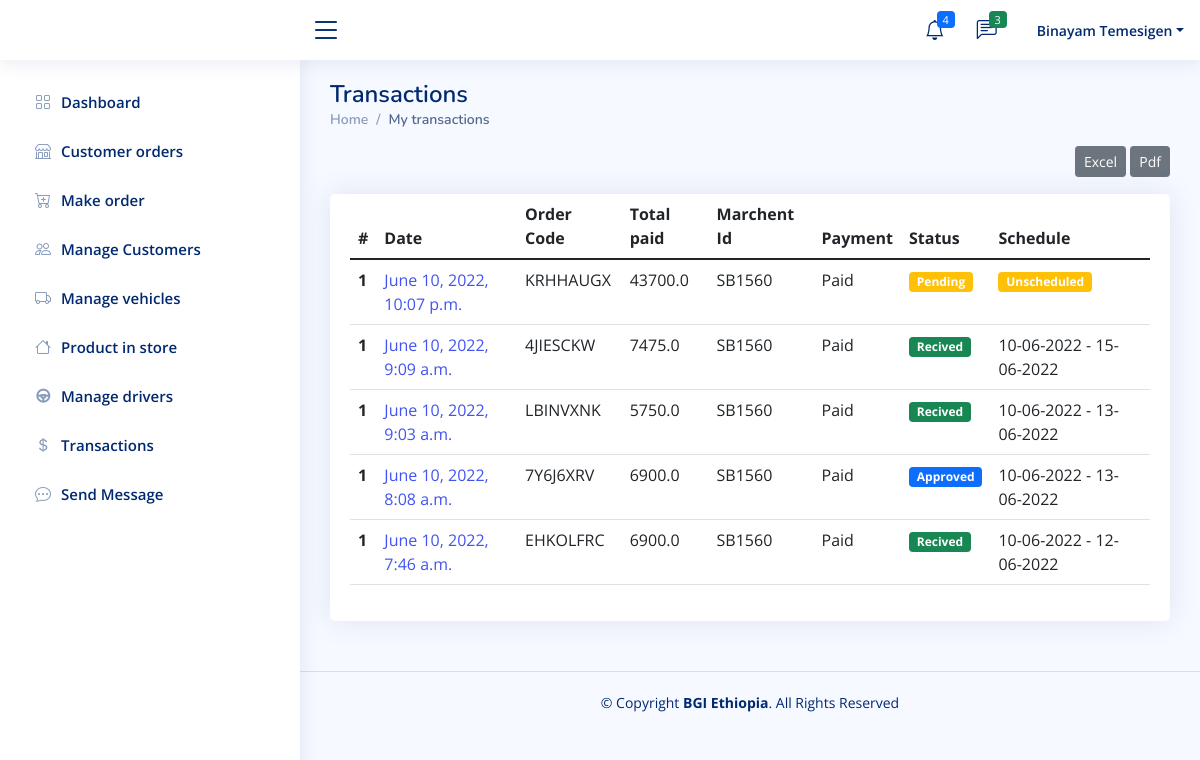
/Agent/transactions/ (signed in), run on the app's committed database.
### Agent/models.py (models this page shows)
class Agent_Transaction(models.Model):
  Paid_status = (
      ('Paid', 'Paid'),
      ('Not Paid', 'Not Paid'),
      )
  Agent_order_id=models.OneToOneField(Agent_order, on_delete=models.CASCADE)
  date_created = models.DateTimeField(auto_now_add=True, null=True, blank=True)
  Total_Amount = models.FloatField(null=True)
  Paid_status = models.CharField(max_length=200, null=True, choices=Paid_status)
  TransactionCode = models.CharField(max_length=200,null=True)
  MarchentId = models.CharField(max_length=200, null=True, )
  scheduled_for = models.DateField(auto_now_add=False, null=True, blank=True)
  scheduled_to = models.DateField(auto_now_add=False ,null=True, blank=True)

### Agent/views.py (the view)
# urls.py: path('transactions/',views.transactions,name="transactions"),
def transactions(request):
    try:
        if request.user.groups.all()[0].name == 'Agent':
            all_transaction = Agent_Transaction.objects.all().order_by('-date_created')
            context = {
                'all_transaction': all_transaction,
            }
            return render(request, 'Agent/transactions.html', context)
        messages.error(request, 'permission denied ')
        return redirect('logout')
    except IndexError as e:
        messages.error(request, 'Login Before ')
        return redirect('logout')

### Templates/Agent/transactions.html (shortened to what this page needs)
{% extends 'Agent/agent-base.html' %}
{% block content %}
<main id="main" class="main">
  <div class="pagetitle">
    <h1>Transactions</h1>
    <nav>
      <ol class="breadcrumb">
        <li class="breadcrumb-item"><a href="{% url 'agent_dashbord' %}">Home</a></li>
        <li class="breadcrumb-item active">My transactions</li>
      </ol>
    </nav>
  </div>
  <section class="section">
    <div class="row">
      <div class="col-lg-12">
        <div class="row">
          <div class="text-end">
            <button id="download_excel" type="button" class="btn btn-secondary btn-sm">Excel</button>
            <button id="download_pdf" onclick="pdfDwnld()" type="button" class="btn btn-secondary btn-sm">Pdf</button>
          </div>
          <br>
          <br>
          <div class="col">
            <div class="card recent-sales overflow-auto">
              <div class="card-body">
                <table id="transaction_table" class="table table-border datatable">
                  <thead>
                    <tr>
                      <th scope="col">#</th>
                      <th scope="col">Date</th>
                      <th scope="col">Order Code</th>
                      <th scope="col">Total paid</th>
                      <th scope="col">Marchent Id</th>
                      <th scope="col">Payment</th>
                      <th scope="col">Status</th>
                      <th scope="col">Schedule</th>
                    </tr>
                  </thead>
                  <tbody>
                    {% for transaction in all_transaction %}
                    <tr>
                      <th>1</th>
                      <td><a href="{% url 'transaction-detail' transaction.id %}">{{transaction.date_created}}</a></td>
                      <td>{{transaction.TransactionCode}}</td>
                      <td>{{transaction.Total_Amount}}</td>
                      <td>{{transaction.MarchentId}}</td>
                      <td>{{transaction.Paid_status}}</td>
                      {% if transaction.Agent_order_id.status == 'Pending' %}
                      <td><span class="badge bg-warning">Pending</span></td>
                      {% elif transaction.Agent_order_id.status == 'Approved' %}
                      <td><span class="badge bg-primary">Approved</span></td>
                      {% elif transaction.Agent_order_id.status == 'Recived' %}
                      <td><span class="badge bg-success">Recived</span></td>
                      {% elif transaction.Agent_order_id.status == 'Reject' %}
                      <td><span class="badge bg-danger">Rejected</span></td>
                      {% endif %}
                      {% if transaction.scheduled_for and transaction.scheduled_to %}
                      <td> {{transaction.scheduled_for|date:"d-m-Y"}} - {{transaction.scheduled_to|date:"d-m-Y"}}</td>
                      {% else %}
                      <td><span class="badge bg-warning">Unscheduled</span></td>
                      {% endif %}
                    </tr>
                    {% endfor %}
                  </tbody>
                </table>
              </div>
            </div>
          </div>
        </div>
      </div>
    </div>
  </section>
</main>
{% endblock %}

### Templates/Agent/agent-base.html (shortened to what this page needs)
{% load static %}
<!DOCTYPE html>
<html lang="en">
<head>
  <link href="{% static 'assets/vendor/bootstrap/css/bootstrap.min.css' %}" rel="stylesheet">
  <link href="{% static 'assets/vendor/bootstrap-icons/bootstrap-icons.css' %}" rel="stylesheet">
  <link href="{% static 'assets/vendor/boxicons/css/boxicons.min.css' %}" rel="stylesheet">
  <link href="{% static 'assets/vendor/quill/quill.snow.css' %}" rel="stylesheet">
  <link href="{% static 'assets/vendor/quill/quill.bubble.css' %}" rel="stylesheet">
  <link href="{% static 'assets/vendor/remixicon/remixicon.css' %}" rel="stylesheet">
  <link href="{% static 'assets/vendor/simple-datatables/style.css' %}" rel="stylesheet">
  <link href="{% static 'assets/css/style.css' %}" rel="stylesheet">
  {% block post %}
</head>
<body>
  <header id="header" class="header fixed-top d-flex align-items-center">
    <div class="d-flex align-items-center justify-content-between">
      <i class="bi bi-list toggle-sidebar-btn"></i>
    </div>
    <nav class="header-nav ms-auto">
      <ul class="d-flex align-items-center">
        <li class="nav-item dropdown">
          <a class="nav-link nav-icon" href="#" data-bs-toggle="dropdown">
            <i class="bi bi-bell"></i>
            <span class="badge bg-primary badge-number">4</span>
          </a>
        </li>
        <li class="nav-item dropdown">
          <a class="nav-link nav-icon" href="#" data-bs-toggle="dropdown">
            <i class="bi bi-chat-left-text"></i>
            <span class="badge bg-success badge-number">3</span>
          </a>
        </li>
        <li class="nav-item dropdown pe-3">
          <a class="nav-link nav-profile d-flex align-items-center pe-0" href="#" data-bs-toggle="dropdown">
            <span class="d-none d-md-block dropdown-toggle ps-2">{{user.first_name}} {{user.last_name}}</span>
          </a>
        </li>
      </ul>
    </nav>
  </header>
  <aside id="sidebar" class="sidebar">
    <ul class="sidebar-nav" id="sidebar-nav">
      <li class="nav-item">
        <a class="nav-link collapsed" href="{% url 'agent_dashbord' %}">
          <i class="bi bi-grid"></i>
          <span>Dashboard</span>
        </a>
      </li>
      <li class="nav-item">
        <a class="nav-link collapsed" data-bs-target="#view-nav" href="{% url 'customer_order' %}">
          <i class="bi bi-shop"></i><span>Customer orders</span>
        </a>
      </li>
      <li class="nav-item">
        <a class="nav-link collapsed" data-bs-target="#make-order-nav" href="{% url 'agent_make_order' %}">
          <i class="bi bi-cart-plus"></i><span>Make order</span>
        </a>
      </li>
      <li class="nav-item">
        <a class="nav-link collapsed" data-bs-target="#manage-cust-nav" href="{% url 'manage_customers' %}">
          <i class="bi bi-people"></i><span>Manage Customers</span>
        </a>
      </li>
      <li class="nav-item">
        <a class="nav-link collapsed" data-bs-target="#drivers-nav" href="{% url 'manage_vehicles' %}">
          <i class="bi bi-truck"></i><span>Manage vehicles</span>
        </a>
      </li>
      <li class="nav-item">
        <a class="nav-link collapsed" data-bs-target="#drivers-nav" href="{% url 'product-in-store' %}">
          <i class="bi bi-house"></i><span>Product in store</span>
        </a>
      </li>
      <li class="nav-item">
        <a class="nav-link collapsed" data-bs-target="#drivers-nav" href="{% url 'manage_drivers' %}">
          <i class="ri-steering-2-line"></i><span>Manage drivers</span>
        </a>
      </li>
      <li class="nav-item">
        <a class="nav-link collapsed" data-bs-target="#transactions-nav" href="{% url 'transactions' %}">
          <i class="bi bi-currency-dollar"></i><span>Transactions</span>
        </a>
      </li>
      <li class="nav-item">
        <a class="nav-link collapsed" data-bs-target="#message-nav" href="{% url 'send_message' %}">
          <i class="bi bi-chat-dots"></i><span>Send Message</span>
        </a>
      </li>
    </ul>
  </aside>
  {% block content %}
  {% endblock %}
  <footer id="footer" class="footer">
    <div class="copyright">
      &copy; Copyright <strong><span>BGI Ethiopia</span></strong>. All Rights Reserved
    </div>
  </footer>
  {% endblock %}
</body>
</html>

### static/assets/css/style.css (style rules this page uses)
:root { scroll-behavior: smooth; }
body { font-family: "Open Sans", sans-serif; background: #f6f9ff; color: #444444; }
a { color: #4154f1; text-decoration: none; }
h1, h2, h3, h4, h5, h6 { font-family: "Nunito", sans-serif; }
#main { margin-top: 60px; padding: 20px 30px; transition: all 0.3s; }
.pagetitle { margin-bottom: 10px; }
.pagetitle h1 { font-size: 24px; margin-bottom: 0; font-weight: 600; color: #012970; }
.card { margin-bottom: 30px; border: none; border-radius: 5px; box-shadow: 0px 0 30px rgba(1, 41, 112, 0.1); }
.card-body { padding: 0 20px 20px 20px; }
.breadcrumb { font-size: 14px; font-family: "Nunito", sans-serif; color: #899bbd; font-weight: 600; }
.breadcrumb a { color: #899bbd; transition: 0.3s; }
.breadcrumb .breadcrumb-item::before { color: #899bbd; }
.breadcrumb .active { color: #51678f; font-weight: 600; }
.header { transition: all 0.5s; z-index: 997; height: 60px; box-shadow: 0px 2px 20px rgba(1, 41, 112, 0.1); background-color: #fff; padding-left: 20px; }
.header .toggle-sidebar-btn { font-size: 32px; padding-left: 10px; cursor: pointer; color: #012970; }
.header-nav ul { list-style: none; }
.header-nav > ul { margin: 0; padding: 0; }
.header-nav .nav-icon { font-size: 20px; color: #012970; }
.header-nav .nav-profile { color: #012970; }
.header-nav .nav-profile span { font-size: 14px; font-weight: 600; }
.header-nav .badge-number { position: absolute; inset: 4px 6px auto auto; font-weight: normal; font-size: 11px; padding: 3px 6px; }
.sidebar { position: fixed; top: 60px; left: 0; bottom: 0; width: 300px; z-index: 996; transition: all 0.3s; padding: 20px; overflow-y: auto; scrollbar-width: thin; scrollbar-color: #aab7cf transparent; box-shadow: 0px 0px 20px rgba(1, 41, 112, 0.1); background-color: #fff; }
@media (min-width: 1200px) { #main, #footer { margin-left: 300px; } }
.sidebar-nav { padding: 0; margin: 0; list-style: none; }
.sidebar-nav li { padding: 0; margin: 0; list-style: none; }
.sidebar-nav .nav-item { margin-bottom: 5px; }
.sidebar-nav .nav-link { display: flex; align-items: center; font-size: 15px; font-weight: 600; color: #4154f1; transition: 0.3; background: #f6f9ff; padding: 10px 15px; border-radius: 4px; }
.sidebar-nav .nav-link i { font-size: 16px; margin-right: 10px; color: #4154f1; }
.sidebar-nav .nav-link.collapsed { color: #012970; background: #fff; }
.sidebar-nav .nav-link.collapsed i { color: #899bbd; }
.footer { padding: 20px 0; font-size: 14px; transition: all 0.3s; border-top: 1px solid #cddfff; }
.footer .copyright { text-align: center; color: #012970; }

### data on the page
Agent_Transaction: shows "Pending", shows "Unscheduled"
Agent_Transaction: shows "Recived"
Agent_Transaction: shows "Recived"
Agent_Transaction: shows "Approved"
Agent_Transaction: shows "Recived"

### other printed values
{{ user.first_name }} "Binayam"
{{ user.last_name }} "Temesigen"
